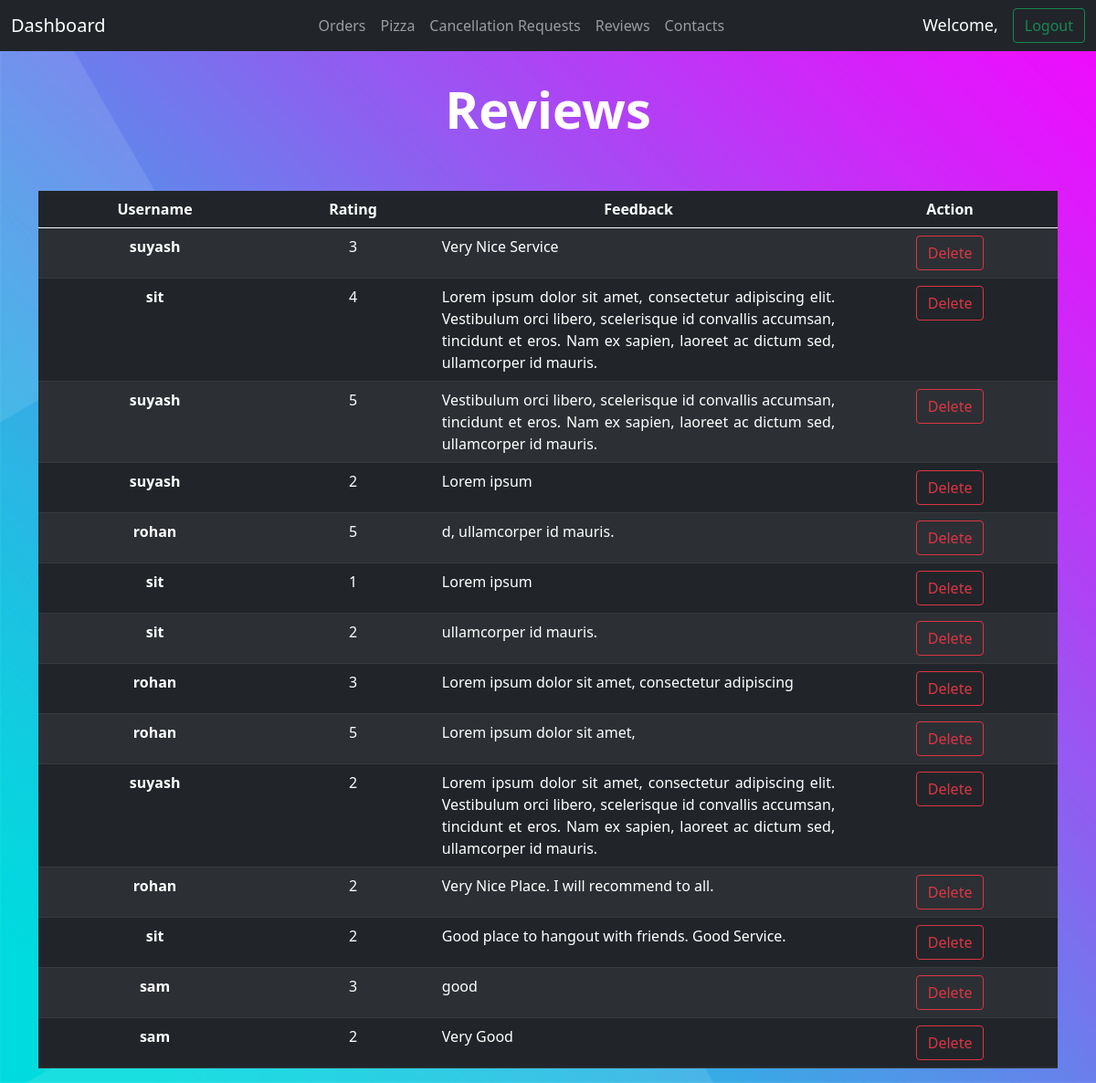
The page /review/list/ on the database as committed earlier.
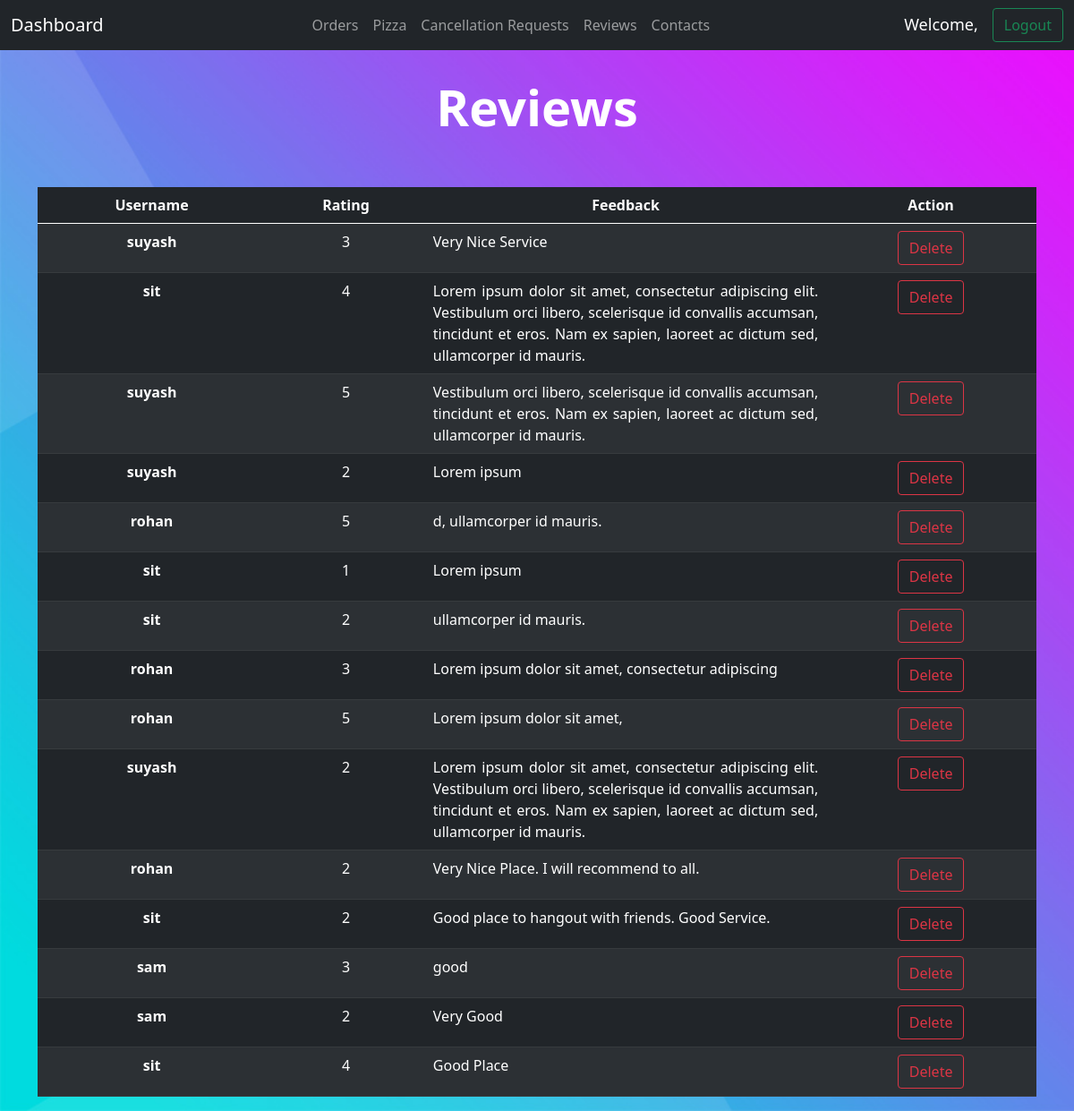
The same page on the database as committed later.
### StaffPanel/models.py (models this page shows, shortened)
class Review(models.Model):
    user = models.ForeignKey(User, on_delete=models.CASCADE, blank=True)
    ratings = models.IntegerField(null=False)
    feedback = models.CharField(max_length=500, blank=True)

### StaffPanel/views.py (the view)
# urls.py: path('review/list/', staff_handeling.reviewList, name="review_list"),
def reviewList(request):
    review_list = models.Review.objects.all()
    review_count = len(review_list)
    contextlib = {
        'reviews': review_list,
        'review_count': review_count,
    }
    return render(request, 'staff/main/reviews.html', context=contextlib)

### templates/staff/main/reviews.html (shortened to what this page needs)
{% extends 'staff/main/base.html' %}
{% block content %}
<div class="container text-center">
    <h1 class="display-4" style="font-weight: bold;margin-top: 30px;margin-bottom: 1em;color:white;">
        Reviews
    </h1>
    {% if review_count == 0 %}
    <h5 style="margin-top: 30px;margin-bottom: 1em;color:white;">
        There no reviews right now.
    </h5>
    {% else %}
        <table class="table table-striped table-hover table-dark" style="border-radius: 30px;">
            <thead>
                <tr>
                    <th scope="col">Username</th>
                    <th scope="col">Rating</th>
                    <th scope="col">Feedback</th>
                    <th scope="col">Action</th>
                </tr>
            </thead>
            <tbody>
                {% for review in reviews %}
                <tr>
                    <form action="{% url 'delete_review' review.id %}" method="post">
                        <th scope="row">{{ review.user.username }}</th>
                        <td>{{ review.ratings }}</td>
                        <td class="scroll">{{ review.feedback }}</td>
                        <td>
                            <input type="submit" class="btn btn-outline-danger" value="Delete" name="delete">
                        </td>
                    </form>
                </tr>
                {% endfor %}
            </tbody>
        </table>
    {% endif %}
</div>
{% endblock %}

Rows that differ between the two databases and show on the page:
added Review: user.username "sit", ratings "4", feedback "Good Place"
